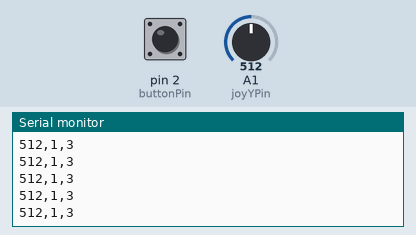
This sketch was run on a simulated Arduino Uno, built with avr-gcc and run on an emulated ATmega328P. Parts: the last lines printed to the serial monitor. The test bench sets the inputs (shaded band); at power-on: A1 (joyYPin) = 512, pin 2 (buttonPin) HIGH.

Above: at 1.2 s.
1.3 s: A1 (joyYPin) set to 716
At 1.33 s:
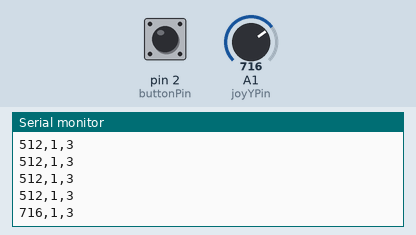
2.8 s: pin 2 (buttonPin) pulled LOW for 0.15 s
At 2.84 s:
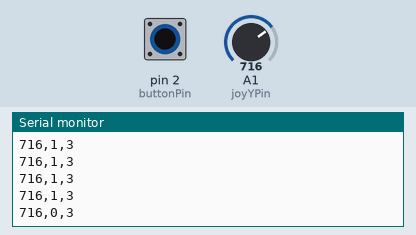
4.4 s: A1 (joyYPin) set to 900
At 4.41 s:
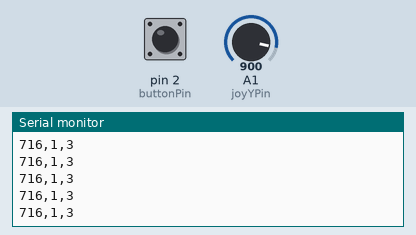
5.9 s: pin 2 (buttonPin) pulled LOW for 1 s
At 5.92 s:
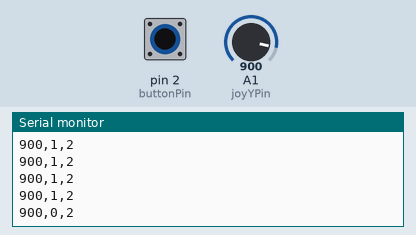
8.4 s: A1 (joyYPin) set to 1023
At 8.4 s:
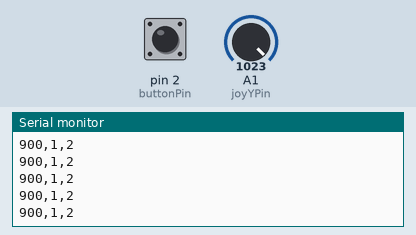
Timing chart, 0 to 11.4 s (numbered marks = the images above; inputs shaded):
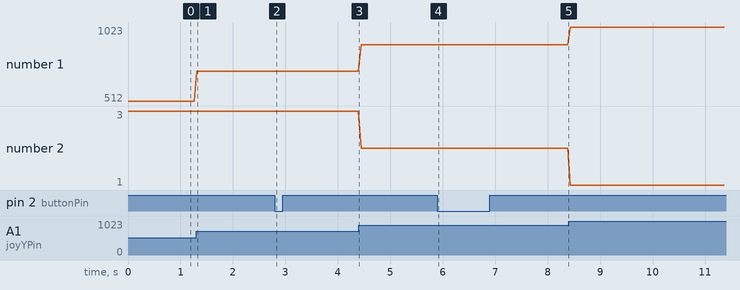

Measured:
- after the input at 1.3 s, the serial monitor: prints a new line at once (image 1)
- after the input at 2.8 s, the serial monitor: prints a new line at once (image 2)
- after the input at 5.9 s, the serial monitor: prints a new line at once (image 4)
- plotted number 1: 512 → 716 after the input at 1.3 s, 716 → 900 after the input at 4.4 s, 900 → 1023 after the input at 8.4 s
- plotted number 2: 3 → 2 after the input at 4.4 s

The sketch:

process.ino
```cpp
const int joyYPin = A1;
const int buttonPin = 2;


void setup() {
Serial.begin(9600);
pinMode(buttonPin, INPUT_PULLUP);
}

void loop() {
  int joyY = analogRead(joyYPin);
  int buttonState = digitalRead(buttonPin);

int speedModifier = map(joyY, 0, 1023, 5, 1);


Serial.print(joyY);
Serial.print(",");
Serial.print(buttonState);
Serial.print(",");
Serial.print(speedModifier);
Serial.println();

delay(50);

}
```
